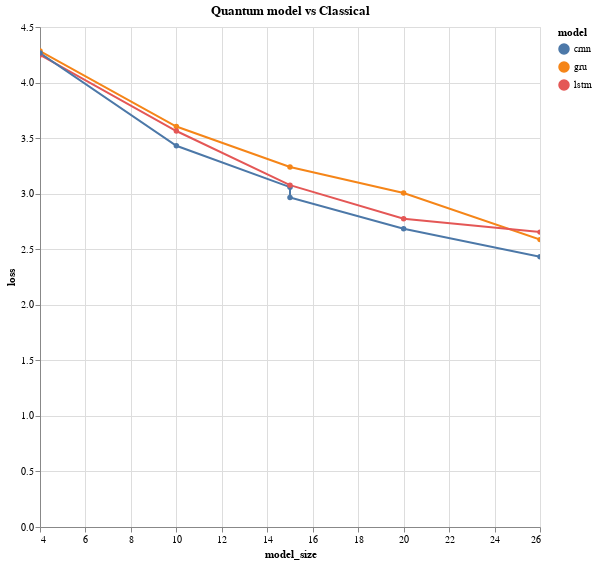

Source (notebook cell):
### Code cell
import altair as alt

alt.Chart(df).mark_line(point=True).encode(
    x='model_size:Q',
    y='loss:Q',
    color='model:N'
).properties(
    width=500,
    height=500,
    title="Quantum model vs Classical",
).interactive()

### Figure 1 — Vega-Lite specification as saved in the notebook (floating-point values rounded to 4 significant figures)
{"config": {"view": {"continuousWidth": 300, "continuousHeight": 300}}, "data": {"name": "data-94bc5601a3c1ea7cde03e78f7dca0849"}, "mark": {"type": "line", "point": true}, "encoding": {"color": {"field": "model", "type": "nominal"}, "x": {"field": "model_size", "type": "quantitative"}, "y": {"field": "loss", "type": "quantitative"}}, "height": 500, "params": [{"name": "param_1", "select": {"type": "interval", "encodings": ["x", "y"]}, "bind": "scales"}], "title": "Quantum model vs Classical", "width": 500, "$schema": "https://vega.github.io/schema/vega-lite/v5.14.1.json", "datasets": {"data-94bc5601a3c1ea7cde03e78f7dca0849": [{"model": "gru", "loss": 4.283, "model_size": 4}, {"model": "lstm", "loss": 4.249, "model_size": 4}, {"model": "crnn", "loss": 4.266, "model_size": 4}, {"model": "gru", "loss": 3.604, "model_size": 10}, {"model": "crnn", "loss": 3.431, "model_size": 10}, {"model": "lstm", "loss": 3.564, "model_size": 10}, {"model": "gru", "loss": 3.24, "model_size": 15}, {"model": "crnn", "loss": 3.059, "model_size": 15}, {"model": "lstm", "loss": 3.077, "model_size": 15}, {"model": "crnn", "loss": 2.966, "model_size": 15}, {"model": "gru", "loss": 3.007, "model_size": 20}, {"model": "crnn", "loss": 2.684, "model_size": 20}, {"model": "lstm", "loss": 2.775, "model_size": 20}, {"model": "gru", "loss": 2.586, "model_size": 26}, {"model": "crnn", "loss": 2.432, "model_size": 26}, {"model": "lstm", "loss": 2.654, "model_size": 26}]}}
